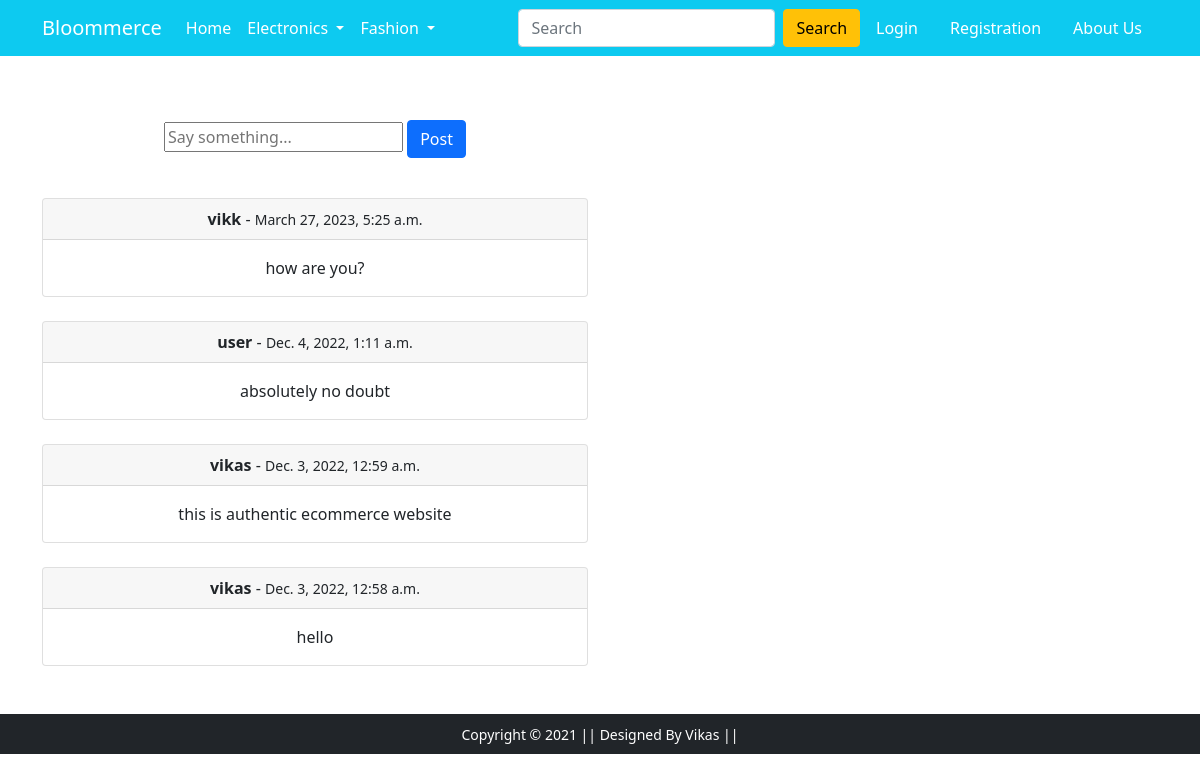
Before: /comment/ with the older database file.
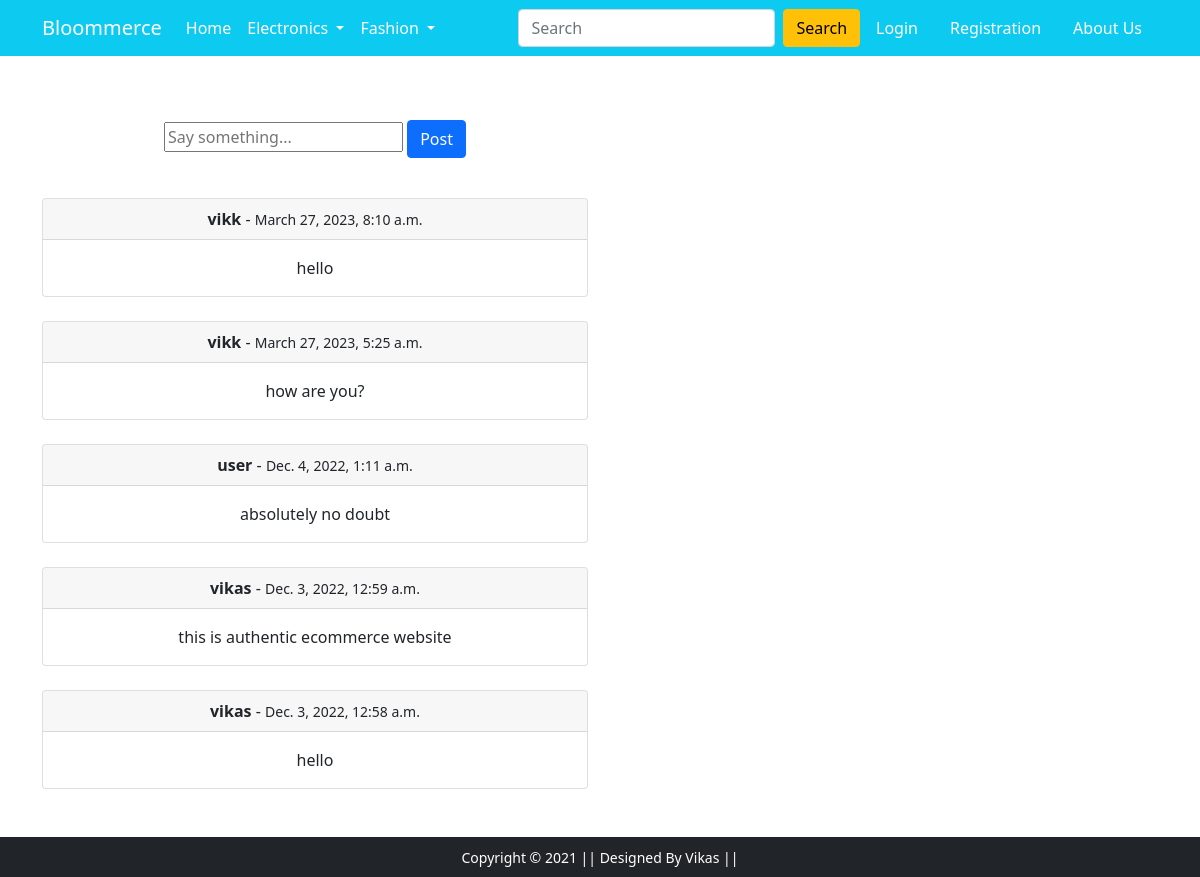
After: the same page with the newer database file.
### app/models.py (models this page shows)
class Comment(models.Model):
    body = models.TextField()
    author = models.ForeignKey(User, on_delete=models.CASCADE)
    created_on = models.DateTimeField(auto_now_add=True)

### app/views.py (the view, shortened to what this page needs)
# urls.py: path('comment/', views.CommentView.as_view(), name='comment'),
class CommentView(View):
    def get(self, request, *args, **kwargs):
        total_item = 0
        comments = Comment.objects.all().order_by('-created_on')
        form = CommentForm()
        if request.user.is_authenticated:
            total_item = len(Cart.objects.filter(user=request.user))
        context = {
            'form':form,
            'comments':comments,
            'total_item':total_item
        }
        return render(request, 'app/comment.html', context)

### app/forms.py
class CommentForm(forms.ModelForm):
    body = forms.CharField(label='', widget=forms.TextInput(attrs={'row':'3', 'placeholder':'Say something...'}))
    class Meta:
        model = Comment
        fields = ['body']

### app/templates/app/comment.html (shortened to what this page needs)
{% extends 'app/base.html' %}
{% block main-content %}
<div class="container text-center my-5">
    <div class="row">
        <div class="col-md-6 col-sm-5 justify-content-center">
            <form action="" method="post">
                {{form}}
                <input type="submit" class="btn btn-primary my-3" value="Post">
            </form>
            {% for comment in comments %}
            <div class="card mt-4">
                <div class="card-header">
                 <strong>{{ comment.author }}</strong> - <small>{{ comment.created_on }}</small>
                </div>
                <div class="card-body">
                  <p class="card-text">{{ comment.body }}</p>
                </div>
              </div>
            {% endfor %}
        </div>
    </div>
</div>
{% endblock main-content %}

Changed rows visible on the page:
added Comment: author "vikk", created_on "March 27, 2023, 8:10 a.m.", body "hello"
